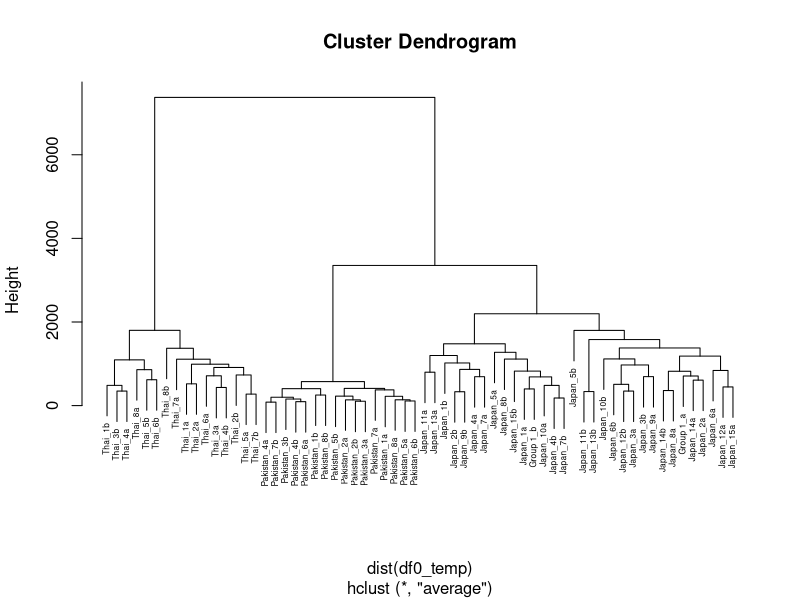
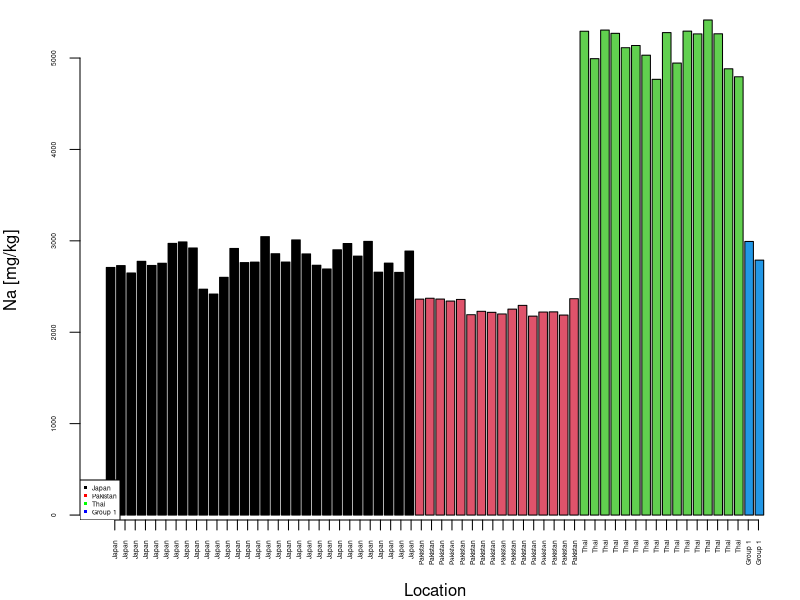
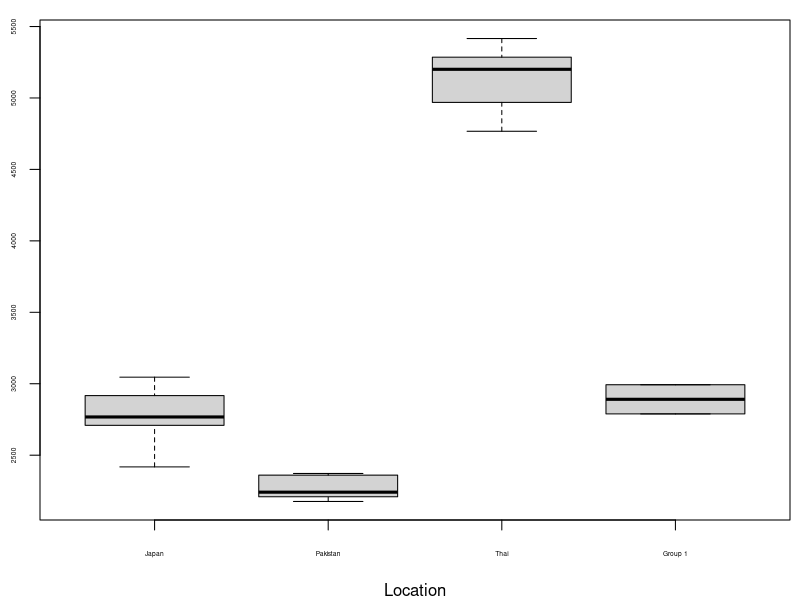
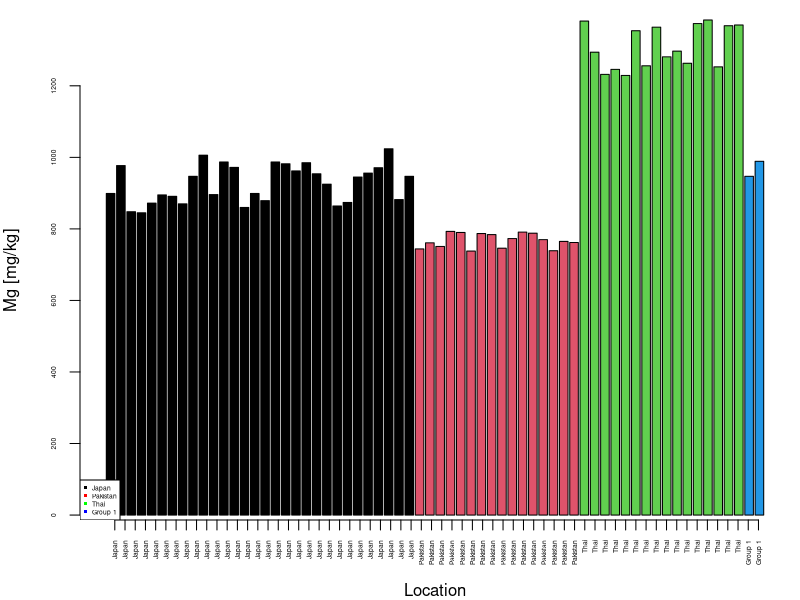
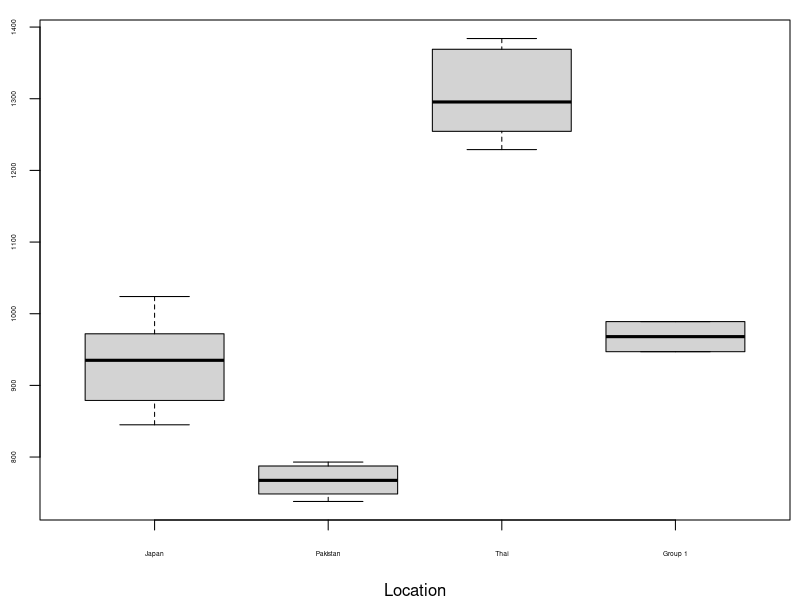
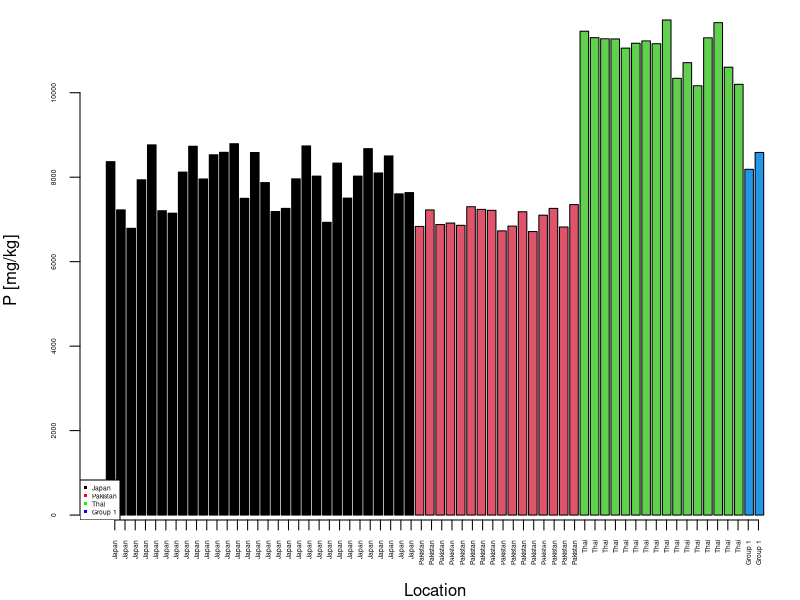
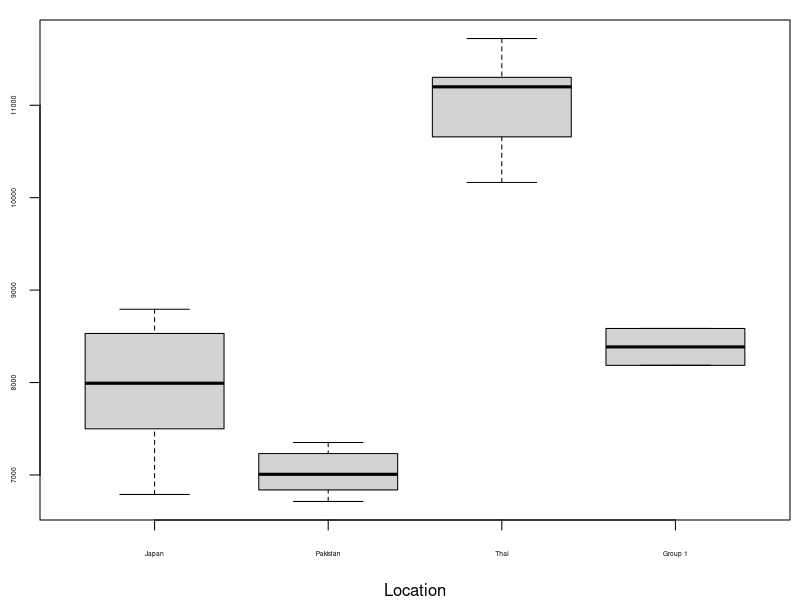
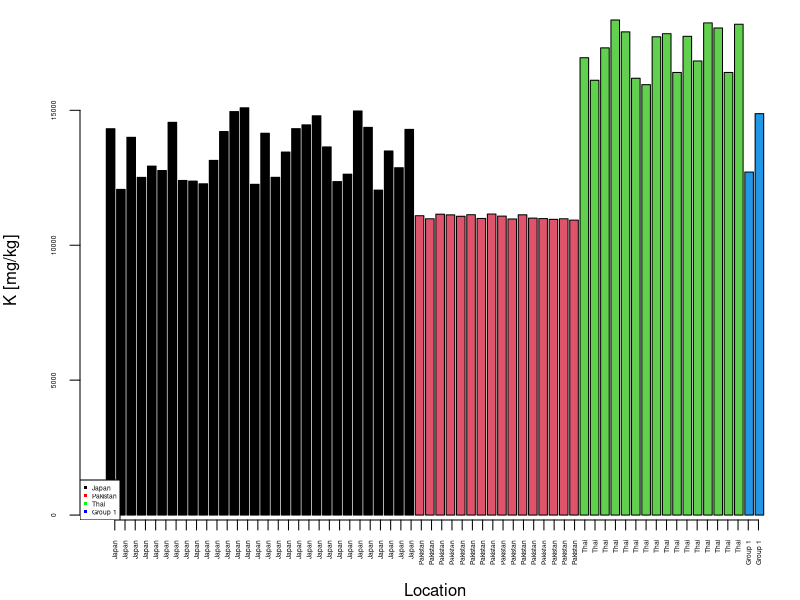

Here is the R script that generated these plots, in order:
#########################
# Author: Demus Matheus Huang (Group 1)
# Course: IEA514 - Applied Environmental Forensics
# Assignment: Group Project - Data Analysis
# Date created: 2023-06-20
#########################

#### Preparation ####

# Firstly, the downloaded dataset with .xlsx extension from eLearning@USM must be converted to .csv extension.
# How to do the conversion? In your .xlsx file, click 'File' tab -> Save As -> CSV (Comma delimited) (*.csv) 


# Import the data
df0 <- read.csv("data/IEA514_Group 1.csv")
View(df0)

# Looking at the data
head(df0)
dim(df0)
summary(df0)

# Column adjustment
df0$new <- c(rep('Japan',30), rep('Pakistan', 16), rep('Thai', 16), 
            rep ('Group 1', 2)) # add new column
df <- df0[,c(1, 16, 2:15)]
colnames(df)[2] = "Sample" # rename new column
df <- df[,-1] # delete first column
View(df)



#### Exploratory plots ####

# Names for the x labels
samples <- c(rep('Japan',30), rep('Pakistan', 16), rep('Thai', 16), 
             rep ('Group 1', 2))

# Change the column sample from being a character to a factor

df$Sample <- as.factor(df$Sample)

# Change Sample levels

df$Sample <- factor(df$Sample, levels = c('Japan', 'Pakistan', 'Thai', 'Group 1'))


#### Na ####
# Bar plot
jpeg('figs/barplot_Na.jpeg', res = 300, units = 'cm', height = 8, width = 8)
par(mar = c(4,4,1,0.5))
barplot(df$Na_mg.kg, xaxt = 'n', cex.axis = 0.4, 
        xlab = 'Location', 
        ylab = 'Na [mg/kg]',
        col = as.factor(df$Sample),
        width = c(0.84, 0.84, 0.84, 0.84))
axis(1, at = 1:nrow(df), labels = samples, las = 2, cex.axis = 0.4)
legend('bottomleft', c('Japan','Pakistan','Thai','Group 1'), 
       pch = c(15,15,15,15),
       col = c('black','red','green','blue'), cex = 0.4)
dev.off()


# Box plot
jpeg('figs/boxplot_Na.jpeg', res = 300, units = 'cm', height = 8, width = 8)
par(mar = c(4,2,1,0.5)) 
plot(df$Sample, df$Na_mg.kg, xlab = 'Location', ylab = '', cex.axis = 0.4) # no need ylab as it is redundant
dev.off()



#### Mg ####
# Bar plot
jpeg('figs/barplot_Mg.jpeg', res = 300, units = 'cm', height = 8, width = 8)
par(mar = c(4,4,1,0.5))
barplot(df$Mg_mg.kg, xaxt = 'n', cex.axis = 0.4, 
        xlab = 'Location', 
        ylab = 'Mg [mg/kg]',
        col = as.factor(df$Sample),
        width = c(0.84, 0.84, 0.84, 0.84))
axis(1, at = 1:nrow(df), labels = samples, las = 2, cex.axis = 0.4)
legend('bottomleft', c('Japan','Pakistan','Thai','Group 1'), 
       pch = c(15,15,15,15),
       col = c('black','red','green','blue'), cex = 0.4)
dev.off()


# Box plot
jpeg('figs/boxplot_Mg.jpeg', res = 300, units = 'cm', height = 8, width = 8)
par(mar = c(4,2,1,0.5)) 
plot(df$Sample, df$Mg_mg.kg, xlab = 'Location', ylab = '', cex.axis = 0.4)
dev.off()



#### P ####
# Bar plot
jpeg('figs/barplot_P.jpeg', res = 300, units = 'cm', height = 8, width = 8)
par(mar = c(4,4,1,0.5))
barplot(df$P_mg.kg, xaxt = 'n', cex.axis = 0.4, 
        xlab = 'Location', 
        ylab = 'P [mg/kg]',
        col = as.factor(df$Sample),
        width = c(0.84, 0.84, 0.84, 0.84))
axis(1, at = 1:nrow(df), labels = samples, las = 2, cex.axis = 0.4)
legend('bottomleft', c('Japan','Pakistan','Thai','Group 1'), 
       pch = c(15,15,15,15),
       col = c('black','red','green','blue'), cex = 0.4)
dev.off()


# Box plot
jpeg('figs/boxplot_P.jpeg', res = 300, units = 'cm', height = 8, width = 8)
par(mar = c(4,2,1,0.5)) 
plot(df$Sample, df$P_mg.kg, xlab = 'Location', ylab = '', cex.axis = 0.4)
dev.off()



#### K ####
# Bar plot
jpeg('figs/barplot_K.jpeg', res = 300, units = 'cm', height = 8, width = 8)
par(mar = c(4,4,1,0.5))
barplot(df$K_mg.kg, xaxt = 'n', cex.axis = 0.4, 
        xlab = 'Location', 
        ylab = 'K [mg/kg]',
        col = as.factor(df$Sample),
        width = c(0.84, 0.84, 0.84, 0.84))
axis(1, at = 1:nrow(df), labels = samples, las = 2, cex.axis = 0.4)
legend('bottomleft', c('Japan','Pakistan','Thai','Group 1'), 
       pch = c(15,15,15,15),
       col = c('black','red','green','blue'), cex = 0.4)
dev.off()


# Box plot
jpeg('figs/boxplot_K.jpeg', res = 300, units = 'cm', height = 8, width = 8)
par(mar = c(4,2,1,0.5)) 
plot(df$Sample, df$K_mg.kg, xlab = 'Location', ylab = '', cex.axis = 0.4)
dev.off()



#### Ca ####
# Bar plot
jpeg('figs/barplot_Ca.jpeg', res = 300, units = 'cm', height = 8, width = 8)
par(mar = c(4,4,1,0.5))
barplot(df$Ca_mg.kg, xaxt = 'n', cex.axis = 0.4, 
        xlab = 'Location', 
        ylab = 'Ca [mg/kg]',
        col = as.factor(df$Sample),
        width = c(0.84, 0.84, 0.84, 0.84))
axis(1, at = 1:nrow(df), labels = samples, las = 2, cex.axis = 0.4)
legend('bottomleft', c('Japan','Pakistan','Thai','Group 1'), 
       pch = c(15,15,15,15),
       col = c('black','red','green','blue'), cex = 0.4)
dev.off()


# Box plot
jpeg('figs/boxplot_Ca.jpeg', res = 300, units = 'cm', height = 8, width = 8)
par(mar = c(4,2,1,0.5)) 
plot(df$Sample, df$Ca_mg.kg, xlab = 'Location', ylab = '', cex.axis = 0.4)
dev.off()



#### Fe ####
# Bar plot
jpeg('figs/barplot_Fe.jpeg', res = 300, units = 'cm', height = 8, width = 8)
par(mar = c(4,4,1,0.5))
barplot(df$Fe_mg.kg, xaxt = 'n', cex.axis = 0.4, 
        xlab = 'Location', 
        ylab = 'Fe [mg/kg]',
        col = as.factor(df$Sample),
        width = c(0.84, 0.84, 0.84, 0.84))
axis(1, at = 1:nrow(df), labels = samples, las = 2, cex.axis = 0.4)
legend('topleft', c('Japan','Pakistan','Thai','Group 1'), 
       pch = c(15,15,15,15),
       col = c('black','red','green','blue'), cex = 0.4)
dev.off()


# Box plot
jpeg('figs/boxplot_Fe.jpeg', res = 300, units = 'cm', height = 8, width = 8)
par(mar = c(4,2,1,0.5)) 
plot(df$Sample, df$Fe_mg.kg, xlab = 'Location', ylab = '', cex.axis = 0.4)
dev.off()



#### Co ####
# Bar plot
jpeg('figs/barplot_Co.jpeg', res = 300, units = 'cm', height = 8, width = 8)
par(mar = c(4,4,1,0.5))
barplot(df$Co_mg.kg, xaxt = 'n', cex.axis = 0.4, 
        xlab = 'Location', 
        ylab = 'Co [mg/kg]',
        col = as.factor(df$Sample),
        width = c(0.84, 0.84, 0.84, 0.84))
axis(1, at = 1:nrow(df), labels = samples, las = 2, cex.axis = 0.4)
legend('topleft', c('Japan','Pakistan','Thai','Group 1'), 
       pch = c(15,15,15,15),
       col = c('black','red','green','blue'), cex = 0.4)
dev.off()


# Box plot
jpeg('figs/boxplot_Co.jpeg', res = 300, units = 'cm', height = 8, width = 8)
par(mar = c(4,2,1,0.5)) 
plot(df$Sample, df$Co_mg.kg, xlab = 'Location', ylab = '', cex.axis = 0.4)
dev.off()



#### Cu ####
# Bar plot
jpeg('figs/barplot_Cu.jpeg', res = 300, units = 'cm', height = 8, width = 8)
par(mar = c(4,4,1,0.5))
barplot(df$Cu_mg.kg, xaxt = 'n', cex.axis = 0.4, 
        xlab = 'Location', 
        ylab = 'Cu [mg/kg]',
        col = as.factor(df$Sample),
        width = c(0.84, 0.84, 0.84, 0.84))
axis(1, at = 1:nrow(df), labels = samples, las = 2, cex.axis = 0.4)
legend('topleft', c('Japan','Pakistan','Thai','Group 1'), 
       pch = c(15,15,15,15),
       col = c('black','red','green','blue'), cex = 0.4)
dev.off()


# Boxplots
jpeg('figs/boxplot_Cu.jpeg', res = 300, units = 'cm', height = 8, width = 8)
par(mar = c(4,2,1,0.5)) 
plot(df$Sample, df$Cu_mg.kg, xlab = 'Location', ylab = '', cex.axis = 0.4)
dev.off()



#### Zn ####
# Bar plot
jpeg('figs/barplot_Zn.jpeg', res = 300, units = 'cm', height = 8, width = 8)
par(mar = c(4,4,1,0.5))
barplot(df$Zn_mg.kg, xaxt = 'n', cex.axis = 0.4, 
        xlab = 'Location', 
        ylab = 'Zn [mg/kg]',
        col = as.factor(df$Sample),
        width = c(0.84, 0.84, 0.84, 0.84))
axis(1, at = 1:nrow(df), labels = samples, las = 2, cex.axis = 0.4)
legend('topleft', c('Japan','Pakistan','Thai','Group 1'), 
       pch = c(15,15,15,15),
       col = c('black','red','green','blue'), cex = 0.4)
dev.off()


# Box plot
jpeg('figs/boxplot_Zn.jpeg', res = 300, units = 'cm', height = 8, width = 8)
par(mar = c(4,2,1,0.5)) 
plot(df$Sample, df$Zn_mg.kg, xlab = 'Location', ylab = '', cex.axis = 0.4)
dev.off()



#### Rb ####
# Bar plot
jpeg('figs/barplot_Rb.jpeg', res = 300, units = 'cm', height = 8, width = 8)
par(mar = c(4,4,1,0.5))
barplot(df$Rb_mg.kg, xaxt = 'n', cex.axis = 0.4, 
        xlab = 'Location', 
        ylab = 'Rb [mg/kg]',
        col = as.factor(df$Sample),
        width = c(0.84, 0.84, 0.84, 0.84))
axis(1, at = 1:nrow(df), labels = samples, las = 2, cex.axis = 0.4)
legend('topleft', c('Japan','Pakistan','Thai','Group 1'), 
       pch = c(15,15,15,15),
       col = c('black','red','green','blue'), cex = 0.4)
dev.off()


# Box plot
jpeg('figs/boxplot_Rb.jpeg', res = 300, units = 'cm', height = 8, width = 8)
par(mar = c(4,2,1,0.5)) 
plot(df$Sample, df$Rb_mg.kg, xlab = 'Location', ylab = '', cex.axis = 0.4)
dev.off()



#### Sr ####
# Bar plot
jpeg('figs/barplot_Sr.jpeg', res = 300, units = 'cm', height = 8, width = 8)
par(mar = c(4,4,1,0.5))
barplot(df$Sr_mg.kg, xaxt = 'n', cex.axis = 0.4, 
        xlab = 'Location', 
        ylab = 'Sr [mg/kg]',
        col = as.factor(df$Sample),
        width = c(0.84, 0.84, 0.84, 0.84))
axis(1, at = 1:nrow(df), labels = samples, las = 2, cex.axis = 0.4)
legend('bottomleft', c('Japan','Pakistan','Thai','Group 1'), 
       pch = c(15,15,15,15),
       col = c('black','red','green','blue'), cex = 0.4)
dev.off()


# Box plot
jpeg('figs/boxplot_Sr.jpeg', res = 300, units = 'cm', height = 8, width = 8)
par(mar = c(4,2,1,0.5)) 
plot(df$Sample, df$Sr_mg.kg, xlab = 'Location', ylab = '', cex.axis = 0.4)
dev.off()



#### Ba ####
# Bar plot
jpeg('figs/barplot_Ba.jpeg', res = 300, units = 'cm', height = 8, width = 8)
par(mar = c(4,4,1,0.5))
barplot(df$Ba_mg.kg, xaxt = 'n', cex.axis = 0.4, 
        xlab = 'Location', 
        ylab = 'Ba [mg/kg]',
        col = as.factor(df$Sample),
        width = c(0.84, 0.84, 0.84, 0.84))
axis(1, at = 1:nrow(df), labels = samples, las = 2, cex.axis = 0.4)
legend('bottomleft', c('Japan','Pakistan','Thai','Group 1'), 
       pch = c(15,15,15,15),
       col = c('black','red','green','blue'), cex = 0.4)
dev.off()


# Box plot
jpeg('figs/boxplot_Ba.jpeg', res = 300, units = 'cm', height = 8, width = 8)
par(mar = c(4,2,1,0.5)) 
plot(df$Sample, df$Ba_mg.kg, xlab = 'Location', ylab = '', cex.axis = 0.4)
dev.off()




#### Pb ####
# Bar plot
jpeg('figs/barplot_Pb.jpeg', res = 300, units = 'cm', height = 8, width = 8)
par(mar = c(4,4,1,0.5))
barplot(df$Ba_mg.kg, xaxt = 'n', cex.axis = 0.4, 
        xlab = 'Location', 
        ylab = 'Pb [mg/kg]',
        col = as.factor(df$Sample),
        width = c(0.84, 0.84, 0.84, 0.84))
axis(1, at = 1:nrow(df), labels = samples, las = 2, cex.axis = 0.4)
legend('bottomleft', c('Japan','Pakistan','Thai','Group 1'), 
       pch = c(15,15,15,15),
       col = c('black','red','green','blue'), cex = 0.4)
dev.off()


# Box plot
jpeg('figs/boxplot_Pb.jpeg', res = 300, units = 'cm', height = 8, width = 8)
par(mar = c(4,2,1,0.5)) 
plot(df$Sample, df$Pb_mg.kg, xlab = 'Location', ylab = '', cex.axis = 0.4)
dev.off()



#### U ####
# Bar plot
jpeg('figs/barplot_U.jpeg', res = 300, units = 'cm', height = 8, width = 8)
par(mar = c(4,4,1,0.5))
barplot(df$U_mg.kg, xaxt = 'n', cex.axis = 0.4, 
        xlab = 'Location', 
        ylab = 'U [mg/kg]',
        col = as.factor(df$Sample),
        width = c(0.84, 0.84, 0.84, 0.84))
axis(1, at = 1:nrow(df), labels = samples, las = 2, cex.axis = 0.4)
legend('topleft', c('Japan','Pakistan','Thai','Group 1'), 
       pch = c(15,15,15,15),
       col = c('black','red','green','blue'), cex = 0.4)
dev.off()


# Box plot
jpeg('figs/boxplot_U.jpeg', res = 300, units = 'cm', height = 8, width = 8)
par(mar = c(4,2,1,0.5)) 
plot(df$Sample, df$U_mg.kg, xlab = 'Location', ylab = '', cex.axis = 0.4)
dev.off()



#### ANOVA for Na ####
df_aov_Na <- df[,c(1,2)]
result_Na <- aov(Na_mg.kg ~ Sample, data = df_aov_Na)
summary(result_Na)

#### ANOVA for Mg ####
df_aov_Mg <- df[,c(1,3)]
result_Mg <- aov(Mg_mg.kg ~ Sample, data = df_aov_Mg)
summary(result_Mg)

#### ANOVA for P ####
df_aov_P <- df[,c(1,4)]
result_P <- aov(P_mg.kg ~ Sample, data = df_aov_P)
summary(result_P)

#### ANOVA for K ####
df_aov_K <- df[,c(1,5)]
result_K <- aov(K_mg.kg ~ Sample, data = df_aov_K)
summary(result_K)

#### ANOVA for Ca ####
df_aov_Ca <- df[,c(1,6)]
result_Ca <- aov(Ca_mg.kg ~ Sample, data = df_aov_Ca)
summary(result_Ca)

#### ANOVA for Fe ####
df_aov_Fe <- df[,c(1,7)]
result_Fe <- aov(Fe_mg.kg ~ Sample, data = df_aov_Fe)
summary(result_Fe)

#### ANOVA for Co ####
df_aov_Co <- df[,c(1,8)]
result_Co <- aov(Co_mg.kg ~ Sample, data = df_aov_Co)
summary(result_Co)

#### ANOVA for Cu ####
df_aov_Cu <- df[,c(1,9)]
result_Cu <- aov(Cu_mg.kg ~ Sample, data = df_aov_Cu)
summary(result_Cu)

#### ANOVA for Zn ####
df_aov_Zn <- df[,c(1,10)]
result_Zn <- aov(Zn_mg.kg ~ Sample, data = df_aov_Zn)
summary(result_Zn)

#### ANOVA for Rb ####
df_aov_Rb <- df[,c(1,11)]
result_Rb <- aov(Rb_mg.kg ~ Sample, data = df_aov_Rb)
summary(result_Rb)

#### ANOVA for Sr ####
df_aov_Sr <- df[,c(1,12)]
result_Sr <- aov(Sr_mg.kg ~ Sample, data = df_aov_Sr)
summary(result_Sr)

#### ANOVA for Ba ####
df_aov_Ba <- df[,c(1,13)]
result_Ba <- aov(Ba_mg.kg ~ Sample, data = df_aov_Ba)
summary(result_Ba)

#### ANOVA for Pb ####
df_aov_Pb <- df[,c(1,14)]
result_Pb <- aov(Pb_mg.kg ~ Sample, data = df_aov_Pb)
summary(result_Pb)

#### ANOVA for U ####
df_aov_U <- df[,c(1,15)]
result_U <- aov(U_mg.kg ~ Sample, data = df_aov_U)
summary(result_U)



#### Cluster analysis ####

# Modify the df0 back into its original state
df0 <- df0[,-16]
df0$Sample <- as.factor(df0$Sample) # Sample column as factor instead of character
View(df0)

# Prepare the data for cluster analysis
df0_temp <- df0[,-1] # Remove the first column to discard the non-numeric column
df0_temp <- data.matrix(df0_temp) # Change to matrix format for heatmap analysis
row.names(df0_temp) <- paste0(as.character(df0[,1]), 1:nrow(df0)) # Add the locations to the plot

jpeg('figs/heatmap_IEA514_Group_1.jpeg', res = 300, units = 'cm', height = 16, width = 16)
# The margins of the plot: bottom, left, top, right
par(mar = c(2,2,2,2))
heatmap(df0_temp)
dev.off()


## Cluster analysis using the complete method
# Linkage method is complete
jpeg('figs/hc_complete_IEA514_Group_1.jpeg', res = 300, units = 'cm', height = 8, width = 8)
# The margins of the plot: bottom, left, top, right
par(mar = c(2,2,2,2))
hc <- hclust(dist(df0_temp), 
             method = 'complete')
plot(hc, labels = df0$Sample, main = 'Complete', hang = -1, cex = 0.2)
dev.off()


# Linkage method is average
jpeg('figs/hc_average_IEA514_Group_1.jpeg', res = 300, units = 'cm', height = 8, width = 8)
# The margins of the plot: bottom, left, top, right
par(mar = c(2,2,2,2))
hc <- hclust(dist(df0_temp), 
             method = 'average')
plot(hc, labels = df0$Sample, main = 'Average', hang = -1, cex = 0.2)
dev.off()


plot(hc, labels = df0$Sample, cex = 0.5)

#Optional: K-means clustering
#k_means <- kmeans(df_temp, 3, nstart = 20)
#k_means
#table(k_means$cluster, df$Sample)

#### PCA ####
#install.packages('car') # Only one time install
library(car) # load the package

IEA514_Group_1.pca <- prcomp(df[,-1], # Remove the first column
                      center = TRUE, # Center the data, similar to scaling
                      scale. = TRUE) # Need to be scaled because of magnitude diff.

jpeg('figs/biplot_IEA514_Group_1.jpeg', res = 300, units = 'cm', height = 16, width = 16)
# The margins of the plot: bottom, left, top, right
par(mar = c(4,4,1,1))
plot(IEA514_Group_1.pca$x[,1:2], # Plot only the first and second PCs
     pch = 20,        # The marker 
     col = df$Sample, # The color
     xlim = c(-5,10), ylim = c(-5,6)) # The limits of the axes
dataEllipse(IEA514_Group_1.pca$x[,1],  # PC1
            IEA514_Group_1.pca$x[,2],  # PC2
            groups = df$Sample, # Groups
            lwd = 1,            # line width
            group.labels = c('Japan','Pakistan','Thai','Group 1'), 
            plot.points = FALSE, # Do not want to redraw points on top of old points
            levels = 0.5,      # 50% confidence level, similar to what is set in ggbiplot
            add = TRUE,
            fill=TRUE, 
            fill.alpha = 0.02,
            col = c('black','red','green','blue'))

legend('bottomright', c('Japan','Pakistan','Thai','Group 1'), pch = c(20,20,20,20),
       col = c('black','red','green','blue'))
dev.off()

